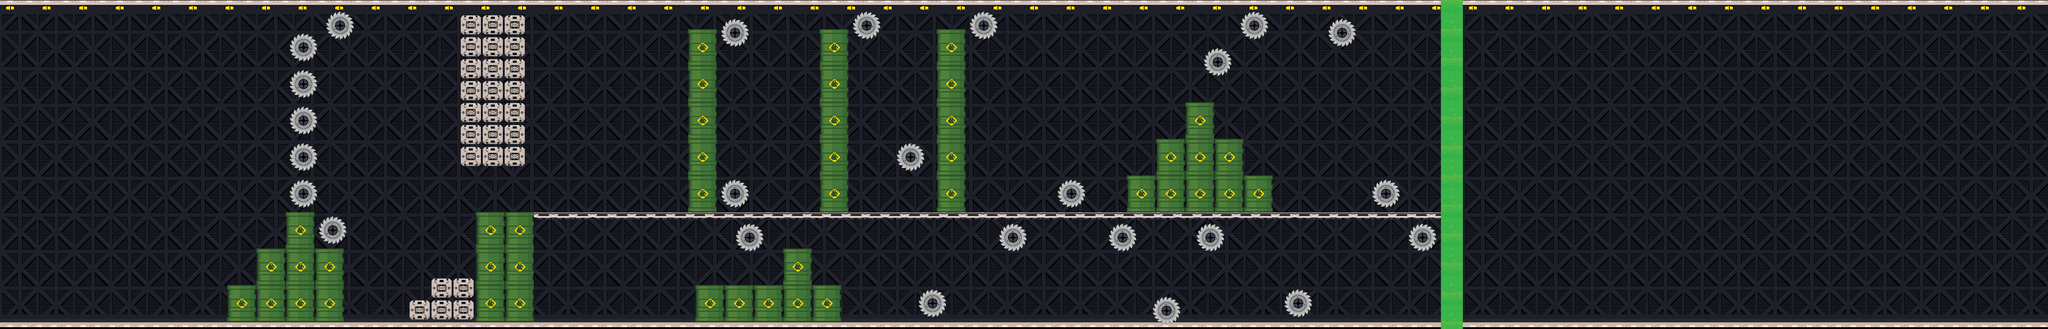

Below is a game level as drawn by its tile map, then a one-line description and the .tmx that defines it (tile-layer data replaced by summaries):
An orthogonal 280x45 tile map with 16x16 px tiles, 3 tile layers (Back, scaffold, gimmick) and 75 objects.

<map version="1.5" tiledversion="1.6.0" orientation="orthogonal" renderorder="right-down" width="280" height="45" tilewidth="16" tileheight="16" infinite="0" nextlayerid="15" nextobjectid="372">
 <tileset firstgid="1" source="Tile.tsx" />
 <layer id="1" name="Back" width="280" height="45">
  <data>[12600 cells, 12600 non-empty, 47 distinct tile ids]</data>
 </layer>
 <layer id="6" name="scaffold" width="280" height="45">
  <data>[12600 cells, 358 non-empty, 17 distinct tile ids]</data>
 </layer>
 <layer id="5" name="gimmick" width="280" height="45">
  <data>[12600 cells, 1505 non-empty, 45 distinct tile ids]</data>
 </layer>
 <objectgroup id="4" name="Coll" opacity="0.9">
  <object id="3" x="0" y="704" width="4480" height="0.1" />
  <object id="4" x="0" y="11" width="4480" height="-0.1" />
  <object id="289" x="1008" y="32" width="144" height="332" />
  <object id="290" x="896" y="656" width="144" height="48" />
  <object id="291" x="944" y="608" width="96" height="48" />
  <object id="292" x="1168" y="464" width="1984" height="12" />
 </objectgroup>
 <objectgroup id="8" name="TrapColl">
  <object id="346" x="700.667" y="477.333" width="56" height="56">
   <ellipse />
  </object>
  <object id="347" x="636" y="396" width="56" height="56">
   <ellipse />
  </object>
  <object id="348" x="636.667" y="318" width="56" height="56">
   <ellipse />
  </object>
  <object id="349" x="636.667" y="234" width="56" height="56">
   <ellipse />
  </object>
  <object id="350" x="636" y="154.667" width="56" height="56">
   <ellipse />
  </object>
  <object id="351" x="636" y="75.3333" width="56" height="56">
   <ellipse />
  </object>
  <object id="352" x="715.333" y="29.3333" width="56" height="56">
   <ellipse />
  </object>
  <object id="354" x="1613.67" y="490.667" width="56" height="56">
   <ellipse />
  </object>
  <object id="355" x="1580.33" y="394" width="56" height="56">
   <ellipse />
  </object>
  <object id="356" x="1581" y="44" width="56" height="56">
   <ellipse />
  </object>
  <object id="357" x="2314" y="397" width="56" height="56">
   <ellipse />
  </object>
  <object id="358" x="2191" y="491" width="56" height="56">
   <ellipse />
  </object>
  <object id="359" x="2014" y="635" width="56" height="56">
   <ellipse />
  </object>
  <object id="360" x="1965" y="318" width="56" height="56">
   <ellipse />
  </object>
  <object id="361" x="2812" y="636.5" width="56" height="56">
   <ellipse />
  </object>
  <object id="362" x="2525" y="650" width="56" height="56">
   <ellipse />
  </object>
  <object id="363" x="2618.5" y="492" width="56" height="56">
   <ellipse />
  </object>
  <object id="364" x="2427" y="493.5" width="56" height="56">
   <ellipse />
  </object>
  <object id="365" x="3083" y="490" width="56" height="56">
   <ellipse />
  </object>
  <object id="366" x="2715.5" y="26" width="56" height="56">
   <ellipse />
  </object>
  <object id="367" x="2907" y="44.5" width="56" height="56">
   <ellipse />
  </object>
  <object id="368" x="3004" y="394.5" width="56" height="56">
   <ellipse />
  </object>
  <object id="369" x="2634.5" y="108.5" width="56" height="56">
   <ellipse />
  </object>
  <object id="370" x="2125.67" y="27.3333" width="56" height="56">
   <ellipse />
  </object>
  <object id="371" x="1867.33" y="28" width="56" height="56">
   <ellipse />
  </object>
 </objectgroup>
 <objectgroup id="11" name="DrumColl">
  <object id="293" x="496" y="624" width="64" height="80" />
  <object id="295" x="560" y="544" width="64" height="80" />
  <object id="296" x="560" y="624" width="64" height="80" />
  <object id="297" x="624" y="624" width="64" height="80" />
  <object id="298" x="624" y="544" width="64" height="80" />
  <object id="299" x="624" y="464" width="64" height="80" />
  <object id="300" x="688" y="544" width="64" height="80" />
  <object id="301" x="688" y="624" width="64" height="80" />
  <object id="302" x="1040" y="464" width="64" height="80" />
  <object id="303" x="1040" y="544" width="64" height="80" />
  <object id="304" x="1040" y="624" width="64" height="80" />
  <object id="305" x="1104" y="624" width="64" height="80" />
  <object id="306" x="1104" y="544" width="64" height="80" />
  <object id="307" x="1104" y="464" width="64" height="80" />
  <object id="311" x="1504" y="304" width="64" height="80" />
  <object id="312" x="1504" y="224" width="64" height="80" />
  <object id="313" x="1504" y="144" width="64" height="80" />
  <object id="314" x="1504" y="64" width="64" height="80" />
  <object id="318" x="1504" y="384" width="64" height="80" />
  <object id="319" x="1712" y="544" width="64" height="80" />
  <object id="320" x="1520" y="624" width="64" height="80" />
  <object id="321" x="1584" y="624" width="64" height="80" />
  <object id="323" x="1648" y="624" width="64" height="80" />
  <object id="324" x="1712" y="624" width="64" height="80" />
  <object id="325" x="1776" y="624" width="64" height="80" />
  <object id="326" x="1792" y="384" width="64" height="80" />
  <object id="327" x="1792" y="304" width="64" height="80" />
  <object id="328" x="1792" y="224" width="64" height="80" />
  <object id="329" x="1792" y="144" width="64" height="80" />
  <object id="330" x="1792" y="64" width="64" height="80" />
  <object id="331" x="2048" y="64" width="64" height="80" />
  <object id="332" x="2048" y="144" width="64" height="80" />
  <object id="333" x="2048" y="224" width="64" height="80" />
  <object id="334" x="2048" y="304" width="64" height="80" />
  <object id="335" x="2048" y="384" width="64" height="80" />
  <object id="336" x="2464" y="384" width="64" height="80" />
  <object id="337" x="2528" y="384" width="64" height="80" />
  <object id="338" x="2528" y="304" width="64" height="80" />
  <object id="339" x="2592" y="304" width="64" height="80" />
  <object id="340" x="2592" y="224" width="64" height="80" />
  <object id="341" x="2592" y="384" width="64" height="80" />
  <object id="342" x="2656" y="384" width="64" height="80" />
  <object id="343" x="2656" y="304" width="64" height="80" />
  <object id="345" x="2720" y="384" width="64" height="80" />
 </objectgroup>
 <objectgroup id="13" name="CheckPointColl" />
 <objectgroup id="14" name="TrapCollRot" />
</map>